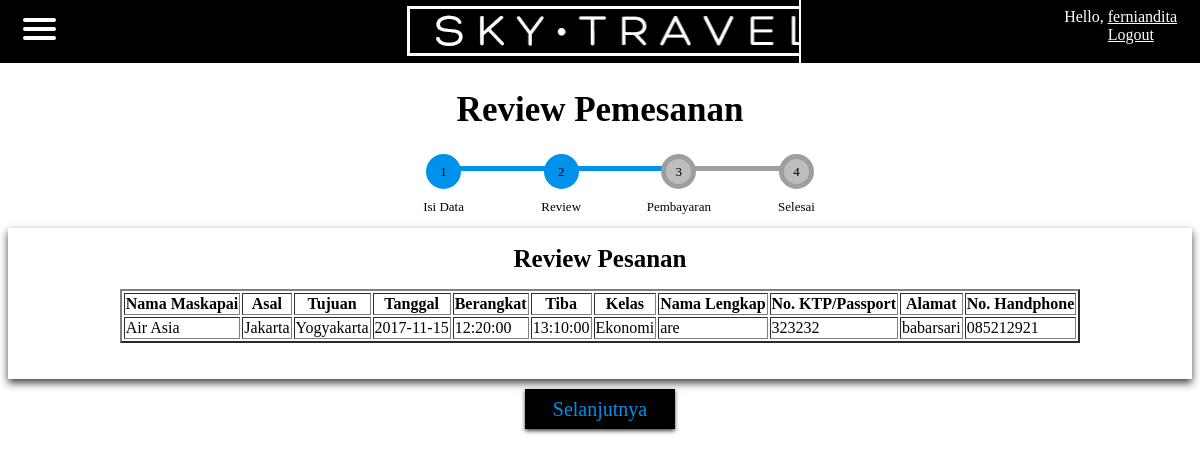
Screenshot of /user/review.php (signed in) with the database file from the repository.
### tables this page shows
CREATE TABLE `pemesanan` (
  `idpesan` int(11) NOT NULL,
  `username` varchar(15) DEFAULT NULL,
  `idjadwal` int(11) NOT NULL,
  `nama` varchar(50) DEFAULT NULL,
  `noktp` varchar(20) DEFAULT NULL,
  `alamat` varchar(100) DEFAULT NULL,
  `nohp` varchar(12) DEFAULT NULL,
  `jmlpesan` int(11) NOT NULL
);

CREATE TABLE `jadwal` (
  `idjadwal` int(11) NOT NULL,
  `maskapai` varchar(40) DEFAULT NULL,
  `asal` varchar(20) DEFAULT NULL,
  `tujuan` varchar(20) DEFAULT NULL,
  `tanggal` date DEFAULT NULL,
  `berangkat` time DEFAULT NULL,
  `tiba` time DEFAULT NULL,
  `kelas` varchar(10) DEFAULT NULL,
  `harga` int(11) DEFAULT NULL,
  `totalkursi` int(11) DEFAULT NULL,
  `dipesan` int(11) DEFAULT NULL,
  `sisakursi` int(11) DEFAULT NULL
);

### user/review.php (the view, shortened to what this page needs)
<!DOCTYPE html>
<html>
<head>
	<link rel="stylesheet" type="text/css" href="travel.css">
</head>
<body>
	<div class="akun">
		<ul>
    <li id="hello">Hello, <a href="editprofil.php?username=<?php echo $_SESSION ['username']; ?>" id="loginprofil"><?php echo $_SESSION['username'];?></a></li>
    <li>Hello, <a href="logout.php" id="loginprofil">Logout</a></li>
  </ul>
	</div>
	<div class="logo">
	</div>
<div class="menu">
<nav role="navigation">
  <div id="menuToggle">
    <span></span>
    <span></span>
    <span></span>
  </div>
</nav>
</div>
<div class="isi">
<center>
  <h1 id="title">Review Pemesanan</h1>
  <ul class="progressbar">
        <li class="active">Isi Data</li>
        <li class="active">Review</li>
        <li>Pembayaran</li>
        <li>Selesai</li>
      </ul>
  <div id="card">
    <form action="pembayaran.php" method="POST">
      <h1 id="text2"><center>Review Pesanan</center></h1>
    <table border="2">
    <?php
      include 'database.php';
      $query = "select p.*,j.* FROM pemesanan p join jadwal j ON p.idjadwal = j.idjadwal ORDER BY p.idpesan DESC LIMIT 1";
      $hasil = mysqli_query($koneksi,$query);
      print("<tr>
        <th id=text>Nama Maskapai</th>
        <th id=text>Asal</th>
        <th id=text>Tujuan</th>
        <th id=text>Tanggal</th>
        <th id=text>Berangkat</th>
        <th id=text>Tiba</th>
        <th id=text>Kelas</th>
        <th id=text>Nama Lengkap</th>
        <th id=text>No. KTP/Passport</th>
        <th id=text>Alamat</th>
        <th id=text>No. Handphone</th>
      </tr>");
      while ($data = mysqli_fetch_array($hasil)) {
        $maskapai = $data['maskapai'];
        $asal = $data['asal'];
        $tujuan = $data['tujuan'];
        $tanggal = $data['tanggal'];
        $berangkat = $data['berangkat'];
        $tiba = $data['tiba'];
        $kelas = $data['kelas'];
        $nama = $data['nama'];
        $noktp = $data['noktp'];
        $alamat = $data['alamat'];
        $nohp = $data['nohp'];
        print("<tr>
        <td id=text>$maskapai</td>
        <td id=text>$asal</td>
        <td id=text>$tujuan</td>
        <td id=text>$tanggal</td>
        <td id=text>$berangkat</td>
        <td id=text>$tiba</td>
        <td id=text>$kelas</td>
        <td id=text>$nama</td>
        <td id=text>$noktp</td>
        <td id=text>$alamat</td>
        <td id=text>$nohp</td>
      </tr>");
      }
    ?>
    </table><br><br>
  </div>
  <center><input id="submit" type="submit" name="next" value="Selanjutnya"></center>
</div>
</body>
</html>

### user/travel.css (style rules this page uses)
body { background-size: cover; background-image: url('/project/img/skyscraper.jpg'); }
.akun { background-color: black; float: right; width: 33.834%; height: 65px; margin-top: -10px; margin-right: -10px; }
.menu { background-color: black; float: left; width: 33.834%; height: 65px; margin-top: -10px; margin-left: -10px; }
.logo { background-image: url('/project/img/logo3.png'); width: 33.834%; height: 65px; margin-top: -10px; display:inline-table ; background-color: #000000; }
.isi { width: 100%; height: 500px; display: inline-table; background-color: transparent; }
.akun ul { float: right; margin-top: 10px; margin-right: 25px; display: block; list-style: none; position: relative; }
#menuToggle { display: block; position: relative; top: 20px; left: 25px; z-index: 1; -webkit-user-select: none; user-select: none; }
#menuToggle span { display: block; width: 33px; height: 4px; margin-bottom: 5px; position: relative; background: #ffffff; border-radius: 3px; z-index: 1; transform-origin: 4px 0px; transition: transform 0.5s cubic-bezier(0.77,0.2,0.05,1.0), background 0.5s cubic-bezier(0.77,0.2,0.05,1.0), opacity 0.55s ease; }
#menuToggle span:nth-last-child(2) { transform-origin: 0% 100%; }
.progressbar { counter-reset: step; font-family: 'Titillium'; font-size: 13px; }
.progressbar li { list-style: none; display: inline-block; width: 10%; position: relative; text-align: center; cursor: pointer; }
.progressbar li:before { content: counter(step); counter-increment: step; width: 25px; height: 25px; line-height : 25px; border: 5px solid #9e9e9e; border-radius: 100%; display: block; text-align: center; margin: 0 auto 10px auto; background-color: #bdbdbd; }
.progressbar li:after { content: ""; position: absolute; width: 100%; height: 5px; background-color: #9e9e9e; top: 12.5px; left: -50%; z-index : -1; }
.progressbar li:first-child:after { content: none; }
.progressbar li.active { color: black; }
.progressbar li.active:before { border-color: #0091EA; background-color: #0091EA; }
.progressbar li.active + li:after { background-color: #0091EA; }
#card { width: 100%; height: 100px; background-color: #ffffff; display: inline-table; margin-bottom: 10px; box-shadow: 0 4px 8px 0 #424242; }
#title { font-family: 'Titillium'; font-size: 35px; }
#text { font-family: 'Titillium'; font-style: bold; }
#text2 { font-family: 'Titillium'; font-size: 25px; font-style: bold; }
#submit { font-family: 'Titillium'; width: 150px; height: 40px; background-color: #000000; font-size: 20px; border-color: transparent; color: #0091EA; box-shadow: 0 2px 4px 0 #424242; }
#hello { font-family: 'Titillium'; color: #ffffff; }
#loginprofil { font-family: 'Titillium'; color: #ffffff; }

### rows the page displays
pemesanan: idjadwal.maskapai "Air Asia", idjadwal.asal "Jakarta", idjadwal.tujuan "Yogyakarta", idjadwal.tanggal "2017-11-15", idjadwal.berangkat "12:20:00", idjadwal.tiba "13:10:00", idjadwal.kelas "Ekonomi", nama "are", noktp "323232", alamat "babarsari", nohp "085212921"

### other values shown
$_SESSION['username'] "ferniandita"
